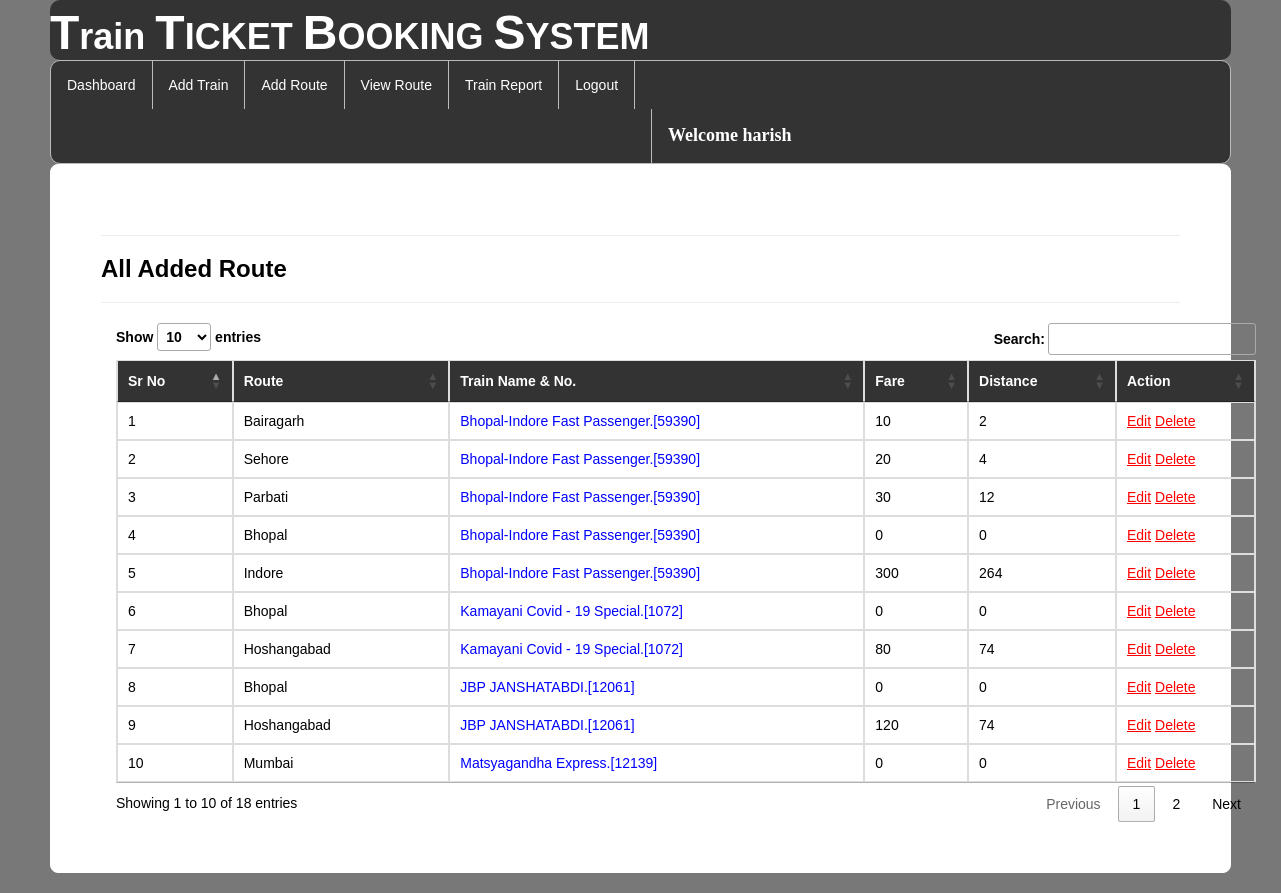
The app's page /availableroute/ (signed in) with its own data.
### railway/models.py (models this page shows, shortened)
class Add_route(models.Model):
    train = models.ForeignKey(Add_Train,on_delete=models.CASCADE,null=True)
    route = models.CharField(max_length=100,null=True)
    distance=models.IntegerField(null=True)
    fare=models.IntegerField(null=True)

class Add_Train(models.Model):
    trainname = models.CharField(max_length=30,null=True)
    train_no = models.IntegerField(null=True)
    from_city = models.CharField(max_length=30,null=True)
    to_city = models.CharField(max_length=30,null=True)
    departuretime=models.CharField(max_length=30,null=True)
    arrivaltime=models.CharField(max_length=30,null=True)
    trevaltime=models.CharField(max_length=100,null=True)
    distance=models.IntegerField(null=True)
    img=models.FileField(null=True)

### railway/views.py (the view)
# urls.py: path('availableroute/', displayroute, name="availableroute"),
def displayroute(request):
    if not request.user.is_authenticated:
        return redirect('login')
    data = Add_route.objects.all()
    data2 = Add_Train.objects.all()
    d = {'data':data,'data2':data2}
    return render(request,"availableroute.html",d)

### railway/templates/availableroute.html (shortened to what this page needs)
{% extends 'navigation3.html' %}
{% load static %}
{% block b %}
<div style="color:Black;border:1px solid white;border-radius:8px;background-color:white;padding:50px">
<hr><h3><strong>All Added Route</strong></h3><hr>
        <div class="container">
<table class="table table-bordered" id="myTable">
  <thead style="color:white;background-color:#333">
  <tr>
    <th>Sr No</th>
    <th>Route</th>
      <th>Train Name & No.</th>
    <th>Fare</th>
    <th>Distance</th>
    <th>Action</th>
  </tr>
  </thead>
   <tbody>
{% for i in data %}
  <tr>
    <td>{{forloop.counter}}</td>
    <td>{{i.route}}</td>
      <td style="color:blue">{{i.train.trainname}}.[{{i.train.train_no}}]</td>
    <td>{{i.fare}}</td>
    <td>{{i.distance}}</td>
    <td style="100px"><a href="{% url 'editroute' i.id %}" style="color:red"><u>Edit</u></a>
        <a href="{% url 'delete_route' i.id %}" style="color:red"><u>Delete</u></a></td>
  </tr>{% endfor %}
    </tbody>
</table>
 </div>
</div>
{% endblock %}

### railway/templates/navigation3.html (shortened to what this page needs)
{% extends 'head.html' %}
{% load static %}
{% block body %}
<link rel = stylesheet href = "//cdn.datatables.net/1.10.19/css/jquery.dataTables.min.css">
<ul class="id2">
  <li id="id1"><a href="{% url 'admindashboard' %}">Dashboard</a></li>
  <li id="id1"><a href="{% url 'add_train' %}">Add Train</a></li>
  <li id="id1"><a href="{% url 'add_route' %}">Add Route</a></li>
  <li id="id1"><a href="{% url 'availableroute' %}">View Route</a></li>
  <li id="id1"><a href="{% url 'view_train'%}">Train Report</a></li>
  <li id="id1"><a href="{% url 'log_out' %}">Logout</a></li>
      <li id="id2" style="margin-left:600px"><a href="" style="color:white"><strong style="font-size:18px;font-family:cursive">Welcome {{request.user.username}}</strong></a></li>
</ul>
{% block b %}
{% endblock %}
{% endblock %}

### railway/templates/navigation3.html (style rules this page uses)
.id2 { list-style-type: none; margin: 0; padding: 0; overflow: hidden; background-color: #333; border-radius:10px; border:1px solid #bbb; }
#id1 { float: left; border-right:1px solid #bbb; }
#id2 { float: left; border-left:1px solid #bbb; }
li:last-child { border-right: none; }
li a { display: block; color: white; text-align: center; padding: 14px 16px; text-decoration: none; }
body { font-family: Arial, Helvetica, sans-serif; }

### records on screen
Add_route: route "Bairagarh", train.trainname "Bhopal-Indore Fast Passenger", train.train_no "59390", fare "10", distance "2"
Add_route: route "Sehore", train.trainname "Bhopal-Indore Fast Passenger", train.train_no "59390", fare "20", distance "4"
Add_route: route "Parbati", train.trainname "Bhopal-Indore Fast Passenger", train.train_no "59390", fare "30", distance "12"
Add_route: route "Bhopal", train.trainname "Bhopal-Indore Fast Passenger", train.train_no "59390", fare "0", distance "0"
Add_route: route "Indore", train.trainname "Bhopal-Indore Fast Passenger", train.train_no "59390", fare "300", distance "264"
Add_route: route "Bhopal", train.trainname "Kamayani Covid - 19 Special", train.train_no "1072", fare "0", distance "0"
Add_route: route "Hoshangabad", train.trainname "Kamayani Covid - 19 Special", train.train_no "1072", fare "80", distance "74"
Add_route: route "Bhopal", train.trainname "JBP JANSHATABDI", train.train_no "12061", fare "0", distance "0"
Add_route: route "Hoshangabad", train.trainname "JBP JANSHATABDI", train.train_no "12061", fare "120", distance "74"
Add_route: route "Mumbai", train.trainname "Matsyagandha Express", train.train_no "12139", fare "0", distance "0"

### other values on screen
{{ request.user.username }} "harish"
